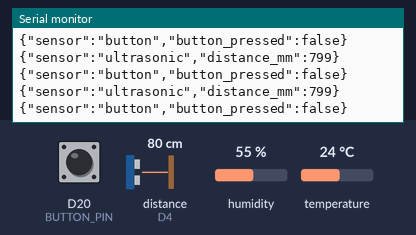
A sketch run on a simulated Arduino Due. Parts: the last lines printed to the serial monitor. Wiring (inferred from the names in the program): ultrasonic range finder: trigger D4; echo D4. Inputs (shaded band) come from the test bench; at power-on: D20 (BUTTON_PIN) LOW, distance to the obstacle (sensor on D4) 80 cm, humidity 55 %, temperature 24 °C. The echo pulse lasts 58.3 µs per cm.

Above: at 1.7 s.
1.8 s: D20 (BUTTON_PIN) pulled HIGH for 0.15 s
At 2.06 s:
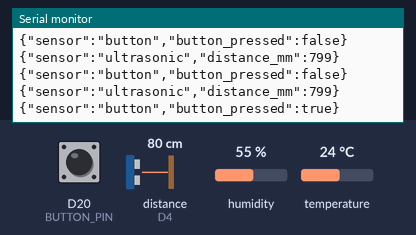
4.0 s: distance to the obstacle (sensor on D4) set to 2 cm
At 4.26 s:
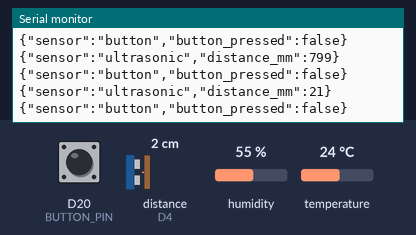
5.5 s: humidity set to 22 %
7.0 s: temperature set to 12 °C
At 7.68 s:
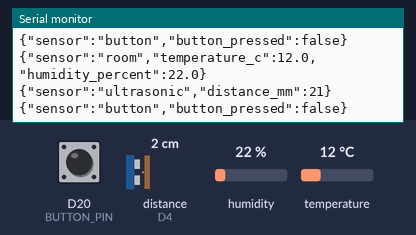
8.5 s: distance to the obstacle (sensor on D4) set to 4 cm
At 8.68 s:
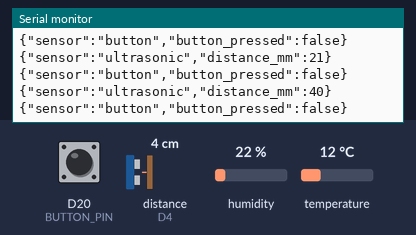
10.0 s: humidity set to 40 %
At 10.03 s:
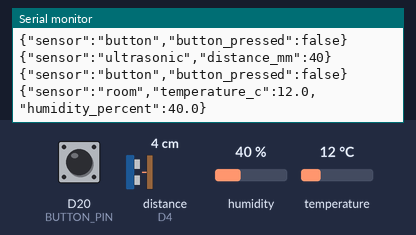
Timing chart, 0 to 12.5 s (numbered marks = the images above; inputs shaded):
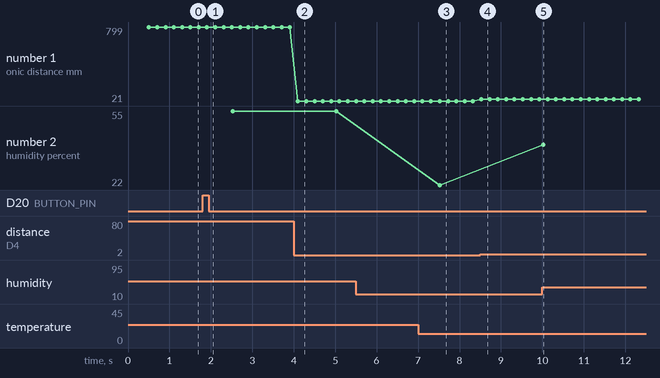

The sketch:

wio_room_sensors.ino
```cpp
#include <DHT.h>

// Twilio Alfa / Seeed Wio LTE Cat-NB-IoT v1.0, Seeed STM32F4 core 1.2.5.
// Grove yellow signal: DHT11=A6/PA6; Button(P)=D20/PB4; ranger=A4/PA4.
// Pin numbering and switched Grove power match the vendor's board.h.
// USB JSON only: no SIM, cellular SDK, GNSS, storage, identity or actuators.
const uint8_t CLIMATE_PIN = 6;
const uint8_t BUTTON_PIN = 20;
const uint8_t RANGER_PIN = 4;
const uint8_t GROVE_POWER_PIN = 32;
const uint8_t VCCB_ENABLE_PIN = 26;
DHT climate(CLIMATE_PIN, DHT11);
unsigned long lastRange = 0, lastRoom = 0, changedAt = 0;
bool candidate = false, pressed = false;

// This legacy core has no pulseIn(). Bound the entire echo wait to 30 ms.
unsigned long echoMicros() {
  unsigned long started = micros();
  while (digitalRead(RANGER_PIN) == HIGH)
    if (micros() - started >= 30000UL) return 0;
  while (digitalRead(RANGER_PIN) == LOW)
    if (micros() - started >= 30000UL) return 0;
  unsigned long rising = micros();
  while (digitalRead(RANGER_PIN) == HIGH)
    if (micros() - started >= 30000UL) return 0;
  return micros() - rising;
}

void setup() {
  pinMode(GROVE_POWER_PIN, OUTPUT);
  digitalWrite(GROVE_POWER_PIN, HIGH);
  pinMode(VCCB_ENABLE_PIN, OUTPUT);
  digitalWrite(VCCB_ENABLE_PIN, HIGH);
  pinMode(BUTTON_PIN, INPUT); // Grove Button(P) includes its own resistor.
  pinMode(RANGER_PIN, INPUT);
  SerialUSB.begin(115200);
  delay(500);
  climate.begin();
}

void loop() {
  unsigned long now = millis();
  bool sample = digitalRead(BUTTON_PIN) == HIGH;
  if (sample != candidate) { candidate = sample; changedAt = now; }
  if (now - changedAt >= 50) pressed = candidate;
  if (now - lastRange >= 200) {
    lastRange = now;
    // Grove ranger uses one bidirectional signal, unlike the Uno HC-SR04.
    pinMode(RANGER_PIN, OUTPUT);
    digitalWrite(RANGER_PIN, LOW); delayMicroseconds(2);
    digitalWrite(RANGER_PIN, HIGH); delayMicroseconds(10);
    digitalWrite(RANGER_PIN, LOW);
    pinMode(RANGER_PIN, INPUT);
    unsigned long duration = echoMicros();
    unsigned long mm = duration * 343UL / 2000UL;
    SerialUSB.print("{\"sensor\":\"ultrasonic\",\"distance_mm\":");
    if (duration && mm >= 20 && mm <= 4000) SerialUSB.print(mm);
    else SerialUSB.print("null");
    SerialUSB.println("}");
    SerialUSB.print("{\"sensor\":\"button\",\"button_pressed\":");
    SerialUSB.print(pressed ? "true" : "false"); SerialUSB.println("}");
  }
  if (now - lastRoom >= 2500) {
    lastRoom = now;
    float t = climate.readTemperature(), h = climate.readHumidity();
    SerialUSB.print("{\"sensor\":\"room\",\"temperature_c\":");
    if (!isnan(t) && t >= 0 && t <= 50) SerialUSB.print(t, 1);
    else SerialUSB.print("null");
    SerialUSB.print(",\"humidity_percent\":");
    if (!isnan(h) && h >= 0 && h <= 100) SerialUSB.print(h, 1);
    else SerialUSB.print("null");
    SerialUSB.println("}");
  }
}
```

Measured:
- after the input at 1.8 s, the serial monitor: prints a new line after 0.11 s (image 1)
- after the input at 4.0 s, the serial monitor: prints a new line after 0.10 s (image 2)
- after the input at 7.0 s, the serial monitor: prints a new line after 0.52 s (image 3)
- after the input at 8.5 s, the serial monitor: prints a new line at once (image 4)
- after the input at 10.0 s, the serial monitor: prints a new line at once (image 5)
- plotted number 1: 799 → 21 after the input at 4.0 s, 21 → 40 after the input at 8.5 s
